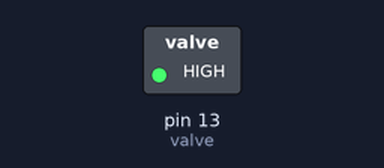
Recording of a sketch running on a simulated Arduino Uno, built with avr-gcc and run on an emulated ATmega328P. On the bench: switched loads named in the sketch (green lamp = pin HIGH).

Above: at 1.0 s.
At 4.5 s:
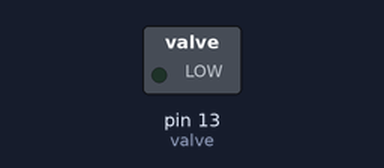
Timing chart, 0 to 9.1 s (numbered marks = the images above):
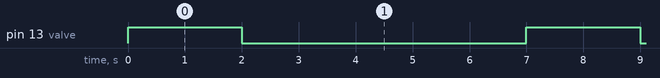

The sketch:

Solenoid_Valve.ino
```cpp
 const int valve = 13;
 void setup() {
pinMode(valve,OUTPUT);
}

void loop() {
  // put your main code here, to run repeatedly:
  digitalWrite(valve,HIGH);
  delay(2000);
  digitalWrite(valve,LOW);
  delay(5000);
}
```

Measured:
- by itself, pin 13 (valve): alternates HIGH for 2.0 s and LOW for 5.0 s
